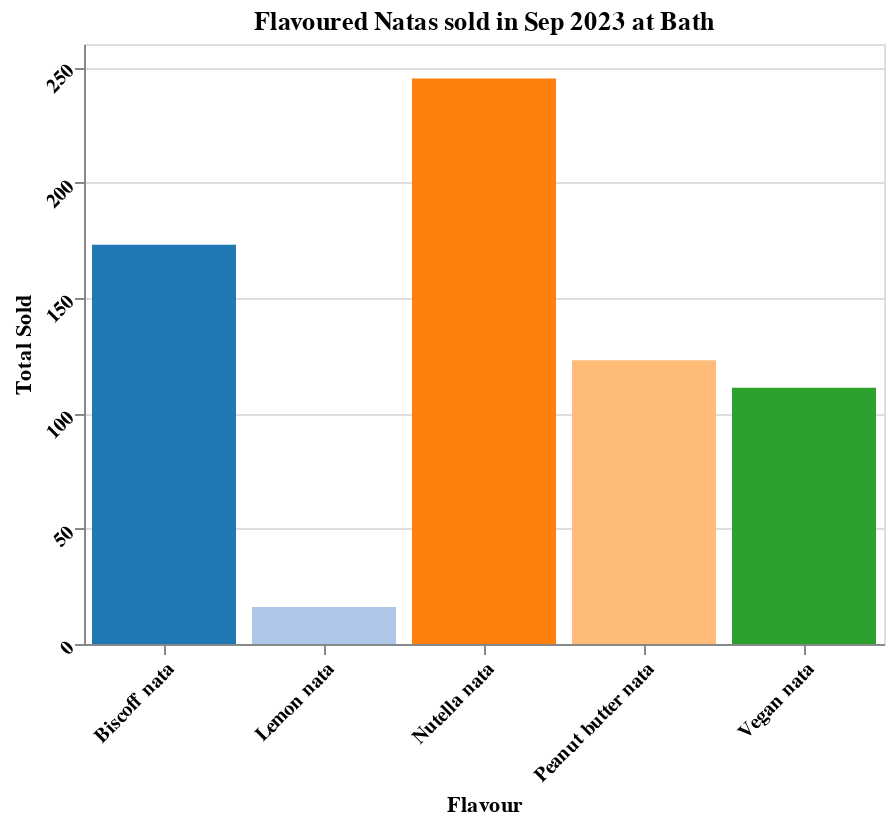

The cell this chart's notebook holds for it:
### Code cell
chart

### Figure 1 — Vega-Lite specification as saved in the notebook (floating-point values rounded to 4 significant figures)
{"config": {"view": {"continuousWidth": 300, "continuousHeight": 300}}, "data": {"name": "data-0dea5b4c916e5ed5a2cd0601a43cc435"}, "mark": {"type": "bar"}, "encoding": {"color": {"field": "Name", "legend": null, "scale": {"scheme": "category20"}, "type": "nominal"}, "tooltip": [{"field": "Name", "type": "nominal"}, {"field": "Sold", "type": "quantitative"}], "x": {"axis": {"labelAngle": -45, "labelFontWeight": "bold"}, "field": "Name", "title": "Flavour", "type": "nominal"}, "y": {"axis": {"labelAngle": -45, "labelFontWeight": "bold"}, "field": "Sold", "title": "Total Sold", "type": "quantitative"}}, "title": "Flavoured Natas sold in Sep 2023 at Bath", "width": 400, "$schema": "https://vega.github.io/schema/vega-lite/v5.8.0.json", "datasets": {"data-0dea5b4c916e5ed5a2cd0601a43cc435": [{"Name": "Nutella nata", "Sold": 245.0}, {"Name": "Biscoff nata", "Sold": 173.0}, {"Name": "Peanut butter nata", "Sold": 123.0}, {"Name": "Vegan nata", "Sold": 111.0}, {"Name": "Lemon nata", "Sold": 16.0}]}}
